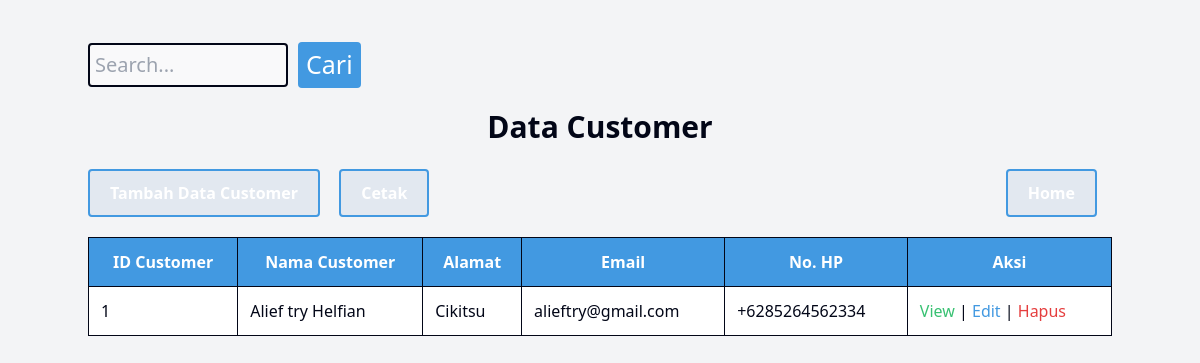
/rentalmobil/public/dashboard/data/dashboardcustomer.php, run on an earlier commit of the app's database.
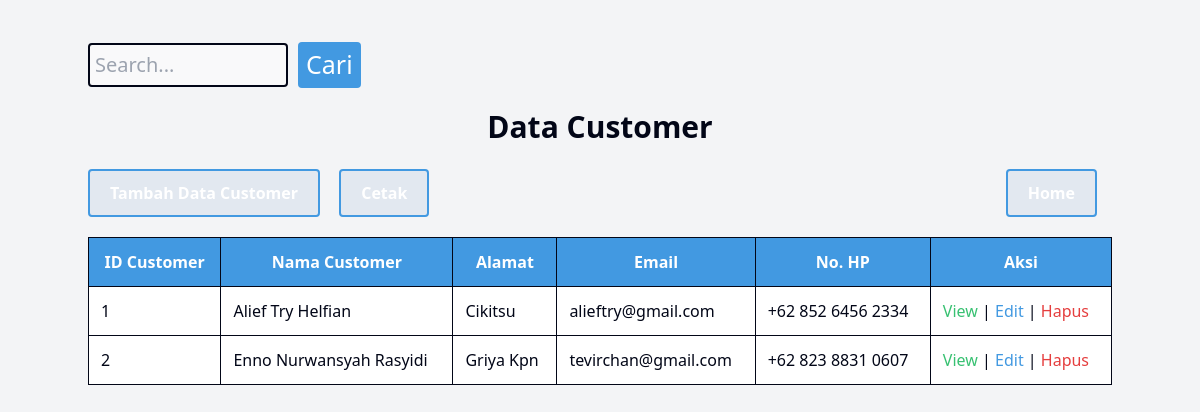
And on a later commit of the database.
### tables this page shows
CREATE TABLE `customer` (
  `id_customer` int(11) NOT NULL,
  `nama` varchar(100) NOT NULL,
  `alamat` varchar(500) NOT NULL,
  `email` varchar(100) NOT NULL,
  `no_hp` varchar(100) NOT NULL
);

### rentalmobil/public/dashboard/data/dashboardcustomer.php (the view, shortened to what this page needs)
<?php
	include_once("../../../config/koneksi.php");
?>
<!DOCTYPE html>
<html>
<head>
	<link rel="stylesheet" href="../../css/output.css">
</head>
<body class="bg-gray-100">
	<div class="container mx-auto py-8">
		<form action="dashboardcustomer.php" method="GET" class="mb-4">
           <div class="search-container">
                <input type="text" name="cari" placeholder="Search..." class="border border-gray-400 rounded-md px-2 py-1" style="font-size: 20px;">
                <input type="submit" value="Cari" class="btn bg-blue-500 text-white px-4 py-1 rounded-md" style="font-size: 25px;">
            </div>
        </form>
	<h1> Data Customer </h1>
		<nav>
			<div>
				<a href="../../customer/view/tambah.php" class="btn bg-blue-500 text-white">Tambah Data Customer</a>
				<a href="../../customer/view/cetak.php" target="_blank" class="btn bg-blue-500 text-white">Cetak</a>
			</div>
            <div>
                <a href="../dashboard.php" class="btn bg-blue-500 text-white">Home</a>
            </div>
        </nav>
	<table border="1">
			<?php
				if (isset($_GET['cari'])) {
					$cari = $_GET['cari'];
					$ambildata = mysqli_query($kon, "SELECT * FROM customer WHERE id_customer LIKE '%".$cari."%' OR nama LIKE '%".$cari."%'");
				} else {
					$ambildata = mysqli_query($kon, "SELECT * FROM customer ORDER BY id_customer ASC ");
				}
			?>
		<tr>
			<th class="border border-gray-400 px-4 py-2 text-center"> ID Customer </th>
			<th class="border border-gray-400 px-4 py-2 text-center"> Nama Customer </th>
			<th class="border border-gray-400 px-4 py-2 text-center"> Alamat </th>
			<th class="border border-gray-400 px-4 py-2 text-center"> Email </th>
            <th class="border border-gray-400 px-4 py-2 text-center"> No. HP </th>
			<th class="border border-gray-400 px-4 py-2 text-center"> Aksi </th>
		</tr>
		<tbody>
		<?php
			while ($userAmbilData = mysqli_fetch_array($ambildata)) {
				echo "<tr>";
					echo "<td class='border border-gray-400 px-4 py-2'>" . $id_customer = $userAmbilData['id_customer'] . "</td>";
					echo "<td class='border border-gray-400 px-4 py-2'>" . $nama = $userAmbilData['nama'] . "</td>";
					echo "<td class='border border-gray-400 px-4 py-2'>" . $alamat = $userAmbilData['alamat'] . "</td>";
					echo "<td class='border border-gray-400 px-4 py-2'>" . $email = $userAmbilData['email'] . "</td>";
                    echo "<td class='border border-gray-400 px-4 py-2'>" . $no_hp = $userAmbilData['no_hp'] . "</td>";
					echo "<td class='border border-gray-400 px-4 py-2'>
							<a href='../../customer/view/view.php?id_customer=" . $userAmbilData['id_customer'] . "' class='btn btn-view'> View </a> |
							<a href='../../customer/view/update.php?id_customer=" . $userAmbilData['id_customer'] . "' class='btn btn-edit'> Edit </a> |
							<a href='../../customer/Controller/customerhapus.php?id_customer=" . $userAmbilData['id_customer'] ."' class='btn btn-hapus'> Hapus </a>
						</td>";
				echo "</tr>";
			}
		?>
		</tbody>
	</table>
	</div>
</body>
</html>

What changed in the data, as far as the page shows it:
changed customer "Cikitsu": nama "Alief try Helfian" → "Alief Try Helfian"; no_hp "+6285264562334" → "+62 852 6456 2334"
added customer: id_customer "2", nama "Enno Nurwansyah Rasyidi", alamat "Griya Kpn", email "tevirchan@gmail.com", no_hp "+62 823 8831 0607"
